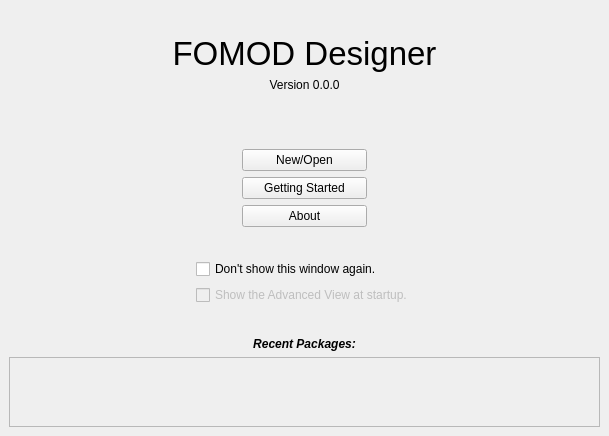
<?xml version="1.0" encoding="UTF-8"?>
<ui version="4.0">
 <class>MainWindow</class>
 <widget class="QMainWindow" name="MainWindow">
  <property name="geometry">
   <rect>
    <x>0</x>
    <y>0</y>
    <width>609</width>
    <height>436</height>
   </rect>
  </property>
  <property name="sizePolicy">
   <sizepolicy hsizetype="Fixed" vsizetype="Fixed">
    <horstretch>0</horstretch>
    <verstretch>0</verstretch>
   </sizepolicy>
  </property>
  <property name="minimumSize">
   <size>
    <width>609</width>
    <height>436</height>
   </size>
  </property>
  <property name="maximumSize">
   <size>
    <width>609</width>
    <height>436</height>
   </size>
  </property>
  <property name="windowTitle">
   <string/>
  </property>
  <widget class="QWidget" name="centralwidget">
   <layout class="QVBoxLayout" name="verticalLayout">
    <item>
     <spacer name="verticalSpacer">
      <property name="orientation">
       <enum>Qt::Vertical</enum>
      </property>
      <property name="sizeHint" stdset="0">
       <size>
        <width>20</width>
        <height>40</height>
       </size>
      </property>
     </spacer>
    </item>
    <item>
     <widget class="QLabel" name="title">
      <property name="sizePolicy">
       <sizepolicy hsizetype="Preferred" vsizetype="Preferred">
        <horstretch>0</horstretch>
        <verstretch>0</verstretch>
       </sizepolicy>
      </property>
      <property name="font">
       <font>
        <pointsize>25</pointsize>
       </font>
      </property>
      <property name="text">
       <string notr="true">FOMOD Designer</string>
      </property>
      <property name="alignment">
       <set>Qt::AlignCenter</set>
      </property>
      <property name="wordWrap">
       <bool>false</bool>
      </property>
     </widget>
    </item>
    <item>
     <widget class="QLabel" name="version">
      <property name="sizePolicy">
       <sizepolicy hsizetype="Preferred" vsizetype="Preferred">
        <horstretch>0</horstretch>
        <verstretch>0</verstretch>
       </sizepolicy>
      </property>
      <property name="text">
       <string>Version 0.0.0</string>
      </property>
      <property name="alignment">
       <set>Qt::AlignCenter</set>
      </property>
     </widget>
    </item>
    <item>
     <spacer name="verticalSpacer_7">
      <property name="orientation">
       <enum>Qt::Vertical</enum>
      </property>
      <property name="sizeHint" stdset="0">
       <size>
        <width>20</width>
        <height>40</height>
       </size>
      </property>
     </spacer>
    </item>
    <item>
     <spacer name="verticalSpacer_3">
      <property name="orientation">
       <enum>Qt::Vertical</enum>
      </property>
      <property name="sizeHint" stdset="0">
       <size>
        <width>20</width>
        <height>40</height>
       </size>
      </property>
     </spacer>
    </item>
    <item>
     <layout class="QHBoxLayout" name="horizontalLayout" stretch="0,0,0">
      <item>
       <spacer name="horizontalSpacer">
        <property name="orientation">
         <enum>Qt::Horizontal</enum>
        </property>
        <property name="sizeHint" stdset="0">
         <size>
          <width>40</width>
          <height>20</height>
         </size>
        </property>
       </spacer>
      </item>
      <item>
       <widget class="QPushButton" name="new_button">
        <property name="sizePolicy">
         <sizepolicy hsizetype="Preferred" vsizetype="Preferred">
          <horstretch>0</horstretch>
          <verstretch>0</verstretch>
         </sizepolicy>
        </property>
        <property name="minimumSize">
         <size>
          <width>125</width>
          <height>0</height>
         </size>
        </property>
        <property name="autoFillBackground">
         <bool>false</bool>
        </property>
        <property name="text">
         <string>New/Open</string>
        </property>
       </widget>
      </item>
      <item>
       <spacer name="horizontalSpacer_2">
        <property name="orientation">
         <enum>Qt::Horizontal</enum>
        </property>
        <property name="sizeHint" stdset="0">
         <size>
          <width>40</width>
          <height>20</height>
         </size>
        </property>
       </spacer>
      </item>
     </layout>
    </item>
    <item>
     <layout class="QHBoxLayout" name="horizontalLayout_5">
      <item>
       <spacer name="horizontalSpacer_7">
        <property name="orientation">
         <enum>Qt::Horizontal</enum>
        </property>
        <property name="sizeHint" stdset="0">
         <size>
          <width>40</width>
          <height>20</height>
         </size>
        </property>
       </spacer>
      </item>
      <item>
       <widget class="QPushButton" name="button_help">
        <property name="minimumSize">
         <size>
          <width>125</width>
          <height>0</height>
         </size>
        </property>
        <property name="text">
         <string>Getting Started</string>
        </property>
       </widget>
      </item>
      <item>
       <spacer name="horizontalSpacer_8">
        <property name="orientation">
         <enum>Qt::Horizontal</enum>
        </property>
        <property name="sizeHint" stdset="0">
         <size>
          <width>40</width>
          <height>20</height>
         </size>
        </property>
       </spacer>
      </item>
     </layout>
    </item>
    <item>
     <layout class="QHBoxLayout" name="horizontalLayout_4">
      <item>
       <spacer name="horizontalSpacer_6">
        <property name="orientation">
         <enum>Qt::Horizontal</enum>
        </property>
        <property name="sizeHint" stdset="0">
         <size>
          <width>40</width>
          <height>20</height>
         </size>
        </property>
       </spacer>
      </item>
      <item>
       <widget class="QPushButton" name="button_about">
        <property name="minimumSize">
         <size>
          <width>125</width>
          <height>0</height>
         </size>
        </property>
        <property name="text">
         <string>About</string>
        </property>
       </widget>
      </item>
      <item>
       <spacer name="horizontalSpacer_5">
        <property name="orientation">
         <enum>Qt::Horizontal</enum>
        </property>
        <property name="sizeHint" stdset="0">
         <size>
          <width>40</width>
          <height>20</height>
         </size>
        </property>
       </spacer>
      </item>
     </layout>
    </item>
    <item>
     <spacer name="verticalSpacer_4">
      <property name="orientation">
       <enum>Qt::Vertical</enum>
      </property>
      <property name="sizeHint" stdset="0">
       <size>
        <width>20</width>
        <height>40</height>
       </size>
      </property>
     </spacer>
    </item>
    <item>
     <layout class="QHBoxLayout" name="horizontalLayout_2">
      <item>
       <spacer name="horizontalSpacer_3">
        <property name="orientation">
         <enum>Qt::Horizontal</enum>
        </property>
        <property name="sizeHint" stdset="0">
         <size>
          <width>40</width>
          <height>20</height>
         </size>
        </property>
       </spacer>
      </item>
      <item>
       <widget class="QWidget" name="widget" native="true">
        <layout class="QVBoxLayout" name="verticalLayout_3">
         <property name="leftMargin">
          <number>0</number>
         </property>
         <property name="topMargin">
          <number>0</number>
         </property>
         <property name="rightMargin">
          <number>0</number>
         </property>
         <property name="bottomMargin">
          <number>0</number>
         </property>
         <item>
          <widget class="QCheckBox" name="check_intro">
           <property name="text">
            <string>Don't show this window again.</string>
           </property>
          </widget>
         </item>
         <item>
          <widget class="QCheckBox" name="check_advanced">
           <property name="enabled">
            <bool>false</bool>
           </property>
           <property name="text">
            <string>Show the Advanced View at startup.</string>
           </property>
           <property name="checked">
            <bool>false</bool>
           </property>
          </widget>
         </item>
        </layout>
       </widget>
      </item>
      <item>
       <spacer name="horizontalSpacer_4">
        <property name="orientation">
         <enum>Qt::Horizontal</enum>
        </property>
        <property name="sizeHint" stdset="0">
         <size>
          <width>40</width>
          <height>20</height>
         </size>
        </property>
       </spacer>
      </item>
     </layout>
    </item>
    <item>
     <spacer name="verticalSpacer_2">
      <property name="orientation">
       <enum>Qt::Vertical</enum>
      </property>
      <property name="sizeHint" stdset="0">
       <size>
        <width>20</width>
        <height>40</height>
       </size>
      </property>
     </spacer>
    </item>
    <item>
     <widget class="QLabel" name="recent_label">
      <property name="sizePolicy">
       <sizepolicy hsizetype="Preferred" vsizetype="Preferred">
        <horstretch>0</horstretch>
        <verstretch>0</verstretch>
       </sizepolicy>
      </property>
      <property name="font">
       <font>
        <weight>75</weight>
        <italic>true</italic>
        <bold>true</bold>
       </font>
      </property>
      <property name="text">
       <string>Recent Packages:</string>
      </property>
      <property name="alignment">
       <set>Qt::AlignCenter</set>
      </property>
     </widget>
    </item>
    <item>
     <layout class="QHBoxLayout" name="horizontalLayout_3" stretch="0">
      <item>
       <widget class="QScrollArea" name="scrollArea">
        <property name="sizePolicy">
         <sizepolicy hsizetype="Expanding" vsizetype="Fixed">
          <horstretch>0</horstretch>
          <verstretch>0</verstretch>
         </sizepolicy>
        </property>
        <property name="maximumSize">
         <size>
          <width>16777215</width>
          <height>158</height>
         </size>
        </property>
        <property name="sizeAdjustPolicy">
         <enum>QAbstractScrollArea::AdjustIgnored</enum>
        </property>
        <property name="widgetResizable">
         <bool>true</bool>
        </property>
        <property name="alignment">
         <set>Qt::AlignLeading|Qt::AlignLeft|Qt::AlignVCenter</set>
        </property>
        <widget class="QWidget" name="scrollAreaWidgetContents">
         <property name="geometry">
          <rect>
           <x>0</x>
           <y>26</y>
           <width>587</width>
           <height>16</height>
          </rect>
         </property>
         <property name="sizePolicy">
          <sizepolicy hsizetype="Preferred" vsizetype="Fixed">
           <horstretch>0</horstretch>
           <verstretch>0</verstretch>
          </sizepolicy>
         </property>
         <layout class="QVBoxLayout" name="scroll_layout">
          <property name="leftMargin">
           <number>0</number>
          </property>
          <property name="topMargin">
           <number>0</number>
          </property>
          <property name="rightMargin">
           <number>0</number>
          </property>
          <property name="bottomMargin">
           <number>0</number>
          </property>
         </layout>
        </widget>
       </widget>
      </item>
     </layout>
    </item>
   </layout>
  </widget>
 </widget>
 <resources/>
 <connections/>
</ui>
